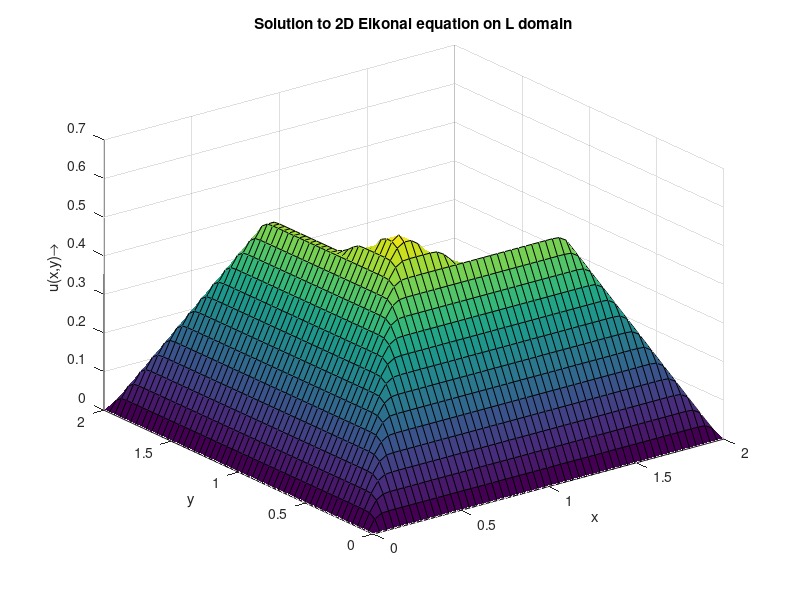

This figure's MATLAB source:
%%%%%%%%%%%%%%%%%%%%%%%%%%%%%%%%%%%%%%%%%%%%%%%%%%%
%    Upwind scheme for the 2D Eikonal equation    %                                                
%          on an L-Domain - \Omega                %  
%                                                 %  
%           |\Grad u| = 1 in \Omega               %
%               u = 0 on \Gamma                   %  
%                                                 %  
%                                                 %  
%%%%%%%%%%%%%%%%%%%%%%%%%%%%%%%%%%%%%%%%%%%%%%%%%%%

clear;
close all;
clc;
format long;

% Domain
a = 0;
b = 2;
c = 0;
d = 2;

% No of Divisions 
N = 51;

% Space discretization
h = (b-a)/N;

% CFL Condition
k = 0.1*h;

x = a:h:b;
y = c:h:d;

% Inout matrix describing the domain - circle.
inout = zeros(N+1);
for i = 1:N+1
    for j = 1:N+1
        if (x(i) >= 1 && y(j) >= 1)
            inout(i,j) = 1;
        end
    end
end

u1 = zeros(N+1);
u = zeros(N+1);

% Parameters
error = 50;
tol = 1e-4;
count = 0;

while error>tol
    for j = 2:N
        for i = 2:N
            % If inside the domain
            if (inout(i,j) == 0)
                % ALL YES
                if (inout(i+1,j) == 0 && inout(i-1,j) == 0 && inout(i,j+1) == 0 && inout(i,j-1) == 0)
                    Dpx = (u(i+1,j) - u(i,j))/h;
                    Dpy = (u(i,j+1) - u(i,j))/h;
                    Dmx = (u(i-1,j) - u(i,j))/h;
                    Dmy = (u(i,j-1) - u(i,j))/h;
                    
                    Dx = min([Dpx,Dmx,0]);
                    Dy = min([Dpy,Dmy,0]);
                                        
                %BOTTOM NO    
                elseif (inout(i+1,j) == 0 && inout(i-1,j) == 0 && inout(i,j+1) == 0 && inout(i,j-1) == 1)
                                        
                    Dpx = (u(i+1,j) - u(i,j))/h;
                    Dpy = (u(i,j+1) - u(i,j))/h;
                    Dmx = (u(i-1,j) - u(i,j))/h;
                    Dmy = -(u(i,j))/h;
                    
                    Dx = min([Dpx,Dmx,0]);
                    Dy = min([Dpy,Dmy,0]);
                                     
                %RIGHT NO    
                elseif (inout(i+1,j) == 1 && inout(i-1,j) == 0 && inout(i,j+1) == 0 && inout(i,j-1) == 0)
                                        
                    Dpx = (- u(i,j))/h;
                    Dpy = (u(i,j+1) - u(i,j))/h;
                    Dmx = (u(i-1,j) - u(i,j))/h;
                    Dmy = (u(i,j-1) - u(i,j))/h;
                    
                    Dx = min([Dpx,Dmx,0]);
                    Dy = min([Dpy,Dmy,0]);
                    
                end
                H = sqrt(Dx^2+Dy^2)-1;
                u1(i,j) = u(i,j) - k*H;
            end   
        end
    end
    
    error = max(max(abs(u1-u)));
    count = count +1;
    
    %contour(x,y,u1);
    %axis([a,b,c,d,0,]);
    %pause(0.01);
    
    u = u1;
end
surf(x,y,u1);
xlabel('x') % x-axis label
ylabel('y') % y-axis label
zlabel('u(x,y)\rightarrow')
title('Solution to 2D Eikonal equation on L domain');
%axis([-1 1 -1 1 0 1])
